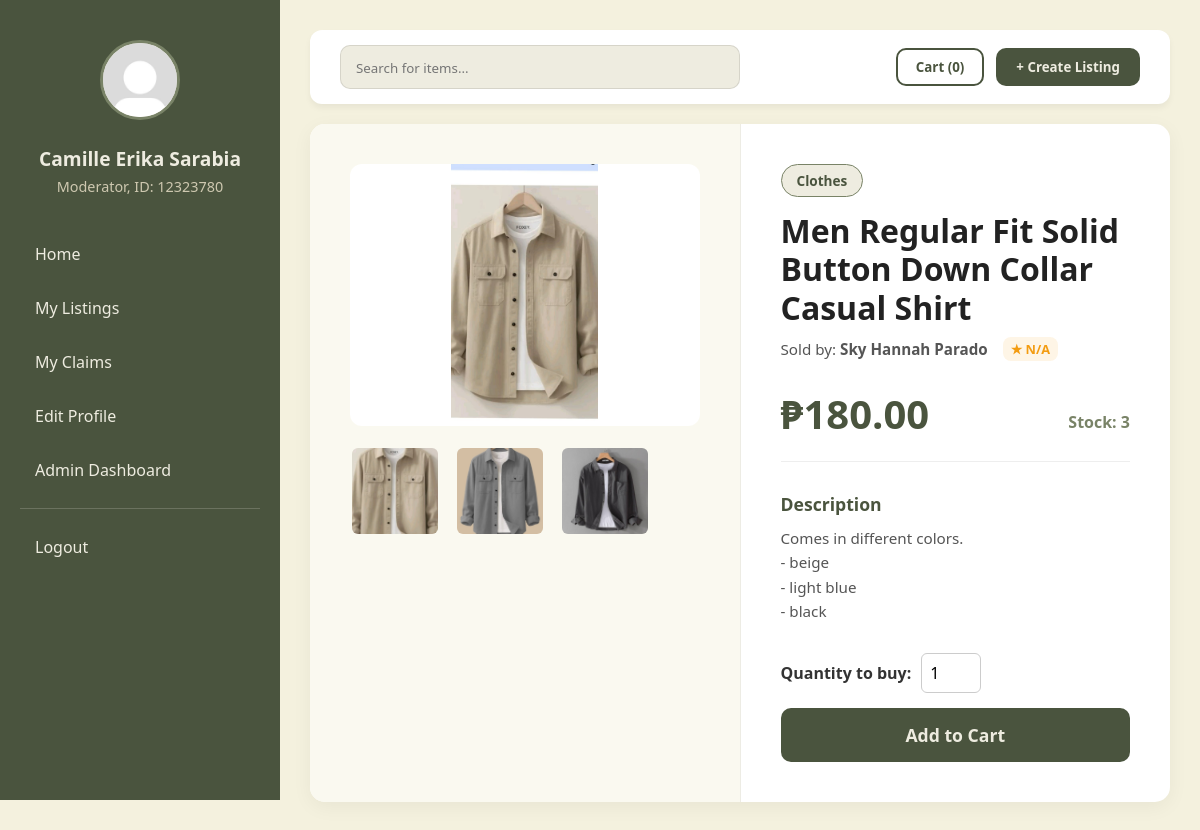
The page /viewitem.php?listing_id=2 (signed in) on the database its author committed.
### tables this page shows
CREATE TABLE `listings` (
  `listing_id` int NOT NULL,
  `seller_id` int NOT NULL,
  `product_name` varchar(150) NOT NULL,
  `description` text NOT NULL,
  `price` decimal(10,2) NOT NULL,
  `quantity` int NOT NULL DEFAULT '1',
  `category1_id` int NOT NULL,
  `category2_id` int DEFAULT NULL,
  `category3_id` int DEFAULT NULL,
  `status` enum('Available','Reserved','Sold') DEFAULT 'Available',
  `is_removed` tinyint(1) DEFAULT '0',
  `created_at` timestamp NULL DEFAULT CURRENT_TIMESTAMP,
  `updated_at` timestamp NULL DEFAULT CURRENT_TIMESTAMP ON UPDATE CURRENT_TIMESTAMP
);

### viewitem.php (the view, shortened to what this page needs)
<?php
require 'db.php';
$dlsu_id_number = $_SESSION["dlsu_id_number"];
$first_name = $_SESSION["first_name"];
$last_name = $_SESSION["last_name"];
$full_name = trim($first_name . " " . $last_name);
$role = $_SESSION["role"];
$profile_pic = "images/" . $_SESSION["profile_picture"];
$admin_role_id = intval($_SESSION["admin_role_id"]);
$listing_id = intval($_GET["listing_id"]);
$cart_count_query = "SELECT COUNT(*) AS count
                     FROM cart
                     WHERE buyer_id = ?";
$stmt = $conn->prepare($cart_count_query);
$stmt->bind_param("i", $user_id);
$stmt->execute();
$cart_count_result = $stmt->get_result();
$cart_count = 0;
if ($cart_count_result->num_rows > 0) {
    $count_row = $cart_count_result->fetch_assoc();
    $cart_count = $count_row["count"];
}
$item_query = "SELECT c1.category_name AS cat1, c2.category_name AS cat2, c3.category_name AS cat3,
                      CONCAT(u.first_name, ' ', u.last_name) AS seller_name, IFNULL(ROUND(AVG(r.rating_value), 1), 0) AS avg_rating,
                      l.listing_id, l.seller_id, l.product_name, l.price, l.quantity, l.description, l.status
                FROM listings l
                LEFT JOIN users u ON u.user_id = l.seller_id
                LEFT JOIN ratings r ON r.rated_user_id = u.user_id
                LEFT JOIN categories c1 ON c1.category_id = l.category1_id
                LEFT JOIN categories c2 ON c2.category_id = l.category2_id
                LEFT JOIN categories c3 ON c3.category_id = l.category3_id
                WHERE l.listing_id = ?
                GROUP BY l.listing_id";
$stmt = $conn->prepare($item_query);
$stmt->bind_param("i", $listing_id);
$stmt->execute();
$item_result = $stmt->get_result();
$item = $item_result->fetch_assoc();
$images = [];
$image_query = "SELECT image_path
                FROM listing_images
                WHERE listing_id = ?";
$stmt = $conn->prepare($image_query);
$stmt->bind_param("i", $listing_id);
$stmt->execute();
$image_result = $stmt->get_result();
if ($image_result->num_rows > 0) {
    while ($img_row = $image_result->fetch_assoc()) {
        $images[] = $img_row["image_path"];
    }
}
$main_image = !empty($images) ? $images[0] : null;
$categories = [];
if (!empty($item["cat1"])) $categories[] = $item["cat1"];
?>
<!DOCTYPE html>
<html lang="en">
<head>
    <link rel="stylesheet" href="stylesheets/home.css" />
    <link rel="stylesheet" href="stylesheets/viewitem.css" />
</head>
<body>
    <div class="dashboard-container">
        <aside class="sidebar">
            <div class="user-profile-section">
                <img src="<?php echo $profile_pic; ?>" alt="Profile" class="nav-logo">
                <div class="user-info-display">
                    <h2 class="user-name"><?php echo $full_name; ?></h2>
                    <p class="user-id"><?php echo "$role, ID: $dlsu_id_number"; ?></p>
                </div>
            </div>
            <nav class="nav-menu">
                <a href="home.php">Home</a>
                <a href="mylistings.php">My Listings</a>
                <a href="myclaims.php">My Claims</a>
                <a href="editprofile.php">Edit Profile</a>
                <?php if ($admin_role_id == 1 || $admin_role_id == 2): ?>
                    <a href="#">Admin Dashboard</a>
                <?php endif; ?>
                <hr class="nav-divider">
                <a href="logout.php" class="logout-link">Logout</a>
            </nav>
        </aside>
        <main class="main-content">
            <header class="top-bar" style="margin-bottom: 20px;">
                <form action="viewitem.php?listing_id=<?php echo $listing_id; ?>" method="POST" class="top-bar-form">
                    <div class="search-wrapper">
                        <input type="text" placeholder="Search for items...">
                    </div>
                    <div class="header-actions">
                        <button type="submit" class="cart-btn" name="action" value="viewcart">Cart (<?php echo $cart_count; ?>)</button>
                        <button type="submit" class="create-listing-btn" name="action" value="createlisting">+ Create Listing</button>
                    </div>
                </form>
            </header>
            <div class="item-container">
                <div class="image-section">
                    <div class="main-image-box">
                        <?php if (!empty($main_image)): ?>
                            <img src="<?php echo $main_image; ?>" alt="Main Product Image" class="main-img" id="mainImage">
                        <?php else: ?>
                            <div class="no-image-large">No Image Available</div>
                        <?php endif; ?>
                    </div>
                    <?php if (!empty($images)): ?>
                        <div class="thumbnail-row">
                            <?php foreach ($images as $img): ?>
                                <img src="<?php echo $img; ?>" alt="Thumbnail" class="thumbnail" onclick="document.getElementById('mainImage').src=this.src;">
                            <?php endforeach; ?>
                        </div>
                    <?php endif; ?>
                </div>
                <div class="details-section">
                    <div class="category-wrapper">
                        <?php foreach ($categories as $cat): ?>
                            <span class="category-badge"><?php echo $cat; ?></span>
                        <?php endforeach; ?>
                    </div>
                    <h1 class="product-title"><?php echo $item["product_name"]; ?></h1>
                    <div class="seller-info">
                        <span>Sold by: <strong><?php echo $item["seller_name"]; ?></strong></span>
                        <?php if ($item["avg_rating"] > 0): ?>
                            <span class="seller-rating">★ <?php echo number_format($item["avg_rating"], 1); ?></span>
                        <?php else: ?>
                            <span class="seller-rating">★ N/A</span>
                        <?php endif; ?>
                    </div>
                    <div class="price-box">
                        <h2 class="price">₱<?php echo number_format($item["price"], 2); ?></h2>
                        <span class="stock">Stock: <?php echo intval($item["quantity"]); ?></span>
                    </div>
                    <div class="description-box">
                        <h3>Description</h3>
                        <p><?php echo nl2br($item["description"]); ?></p>
                    </div>
                    <?php if ($item["seller_id"] == $user_id): ?>
                        <div style="background: #e8e6d9; color: #4a543e; padding: 15px; border-radius: 10px; text-align: center; font-weight: bold; border: 1px dashed #798367;">
                            This is your own listing!
                        </div>
                    <?php else: ?>
                        <form action="cart_action.php" method="POST" class="purchase-form">
                            <div class="qty-input">
                                <label for="buy_qty">Quantity to buy:</label>
                                <input type="number" id="buy_qty" name="buy_qty" min="1" max="<?php echo intval($item["quantity"]); ?>" value="1" required>
                            </div>
                            <button type="submit" class="add-cart-btn">Add to Cart</button>
                        </form>
                    <?php endif; ?>
                </div>
            </div>
        </main>
    </div>
</body>
</html>

### stylesheets/home.css (style rules this page uses)
* { box-sizing: border-box; margin: 0; padding: 0; font-family: "Segoe UI", Tahoma, Geneva, Verdana, sans-serif; }
body { background-color: #f4f1de; color: #333; }
.dashboard-container { display: flex; min-height: 100vh; }
.sidebar { width: 280px; background-color: #4a543e; color: #eeece0; padding: 40px 20px; position: fixed; height: 100vh; display: flex; flex-direction: column; }
.user-profile-section { text-align: center; margin-bottom: 35px; }
.nav-logo { width: 80px; height: 80px; border-radius: 50%; border: 3px solid #798367; margin-bottom: 15px; object-fit: cover; background-color: #eeece0; }
.user-name { font-size: 1.2rem; margin: 5px 0; color: #eeece0; }
.user-id { font-size: 0.9rem; color: #cec8b0; font-weight: 400; }
.nav-menu a { color: #eeece0; text-decoration: none; padding: 12px 15px; display: block; border-radius: 8px; margin-bottom: 8px; transition: 0.2s; }
.nav-divider { border: 0; border-top: 1px solid rgba(238, 236, 224, 0.2); margin: 15px 0; }
.main-content { margin-left: 280px; flex: 1; padding: 30px; }
.top-bar { display: flex; justify-content: space-between; align-items: center; padding: 15px 30px; background: #fff; border-radius: 12px; box-shadow: 0 4px 6px rgba(0, 0, 0, 0.05); margin-bottom: 30px; }
.search-wrapper { background: #eeece0; padding: 10px 15px; border-radius: 10px; width: 50%; border: 1px solid rgba(0, 0, 0, 0.1); }
.search-wrapper input { border: none; background: transparent; width: 100%; outline: none; color: #333; }
.header-actions { display: flex; gap: 12px; }
.cart-btn { background: transparent; border: 2px solid #4a543e; color: #4a543e; padding: 8px 18px; border-radius: 10px; font-weight: 600; cursor: pointer; transition: 0.3s; }
.create-listing-btn { background: #4a543e; color: #eeece0; border: none; padding: 10px 20px; border-radius: 10px; font-weight: 600; cursor: pointer; }
.seller-rating { font-size: 0.8rem; font-weight: 700; color: #f39c12; background: rgba(243, 156, 18, 0.1); padding: 3px 8px; border-radius: 8px; white-space: nowrap; }

### stylesheets/viewitem.css (style rules this page uses)
.top-bar-form { display: flex; width: 100%; justify-content: space-between; align-items: center; }
.item-container { background: #fff; border-radius: 15px; box-shadow: 0 5px 20px rgba(0,0,0,0.05); display: flex; overflow: hidden; min-height: calc(100vh - 140px); }
.image-section { flex: 1; max-width: 55%; padding: 40px; background: #faf9f0; border-right: 1px solid rgba(0,0,0,0.05); display: flex; flex-direction: column; }
.main-image-box { width: 100%; height: auto; aspect-ratio: 4 / 3; border-radius: 12px; overflow: hidden; margin-bottom: 20px; background: #cec8b0; }
.main-img { width: 100%; height: 100%; object-fit: contain; background: #fff; }
.thumbnail-row { display: flex; gap: 15px; flex-wrap: wrap; }
.thumbnail { width: 90px; height: 90px; object-fit: cover; border-radius: 8px; cursor: pointer; border: 2px solid transparent; transition: 0.2s; }
.details-section { flex: 1; padding: 40px; display: flex; flex-direction: column; }
.category-wrapper { display: flex; gap: 10px; flex-wrap: wrap; margin-bottom: 15px; }
.category-badge { background: #eeece0; color: #4a543e; padding: 6px 15px; border-radius: 20px; font-size: 0.85rem; font-weight: 700; border: 1px solid #798367; }
.product-title { font-size: 2rem; color: #222; margin-bottom: 10px; line-height: 1.2; }
.seller-info { display: flex; gap: 15px; margin-bottom: 25px; font-size: 0.95rem; color: #555; align-items: center; }
.price-box { display: flex; justify-content: space-between; align-items: flex-end; margin-bottom: 30px; padding-bottom: 20px; border-bottom: 1px solid #eee; }
.price { font-size: 2.5rem; color: #4a543e; }
.stock { font-size: 1rem; color: #798367; font-weight: 600; margin-bottom: 8px; }
.description-box { flex-grow: 1; margin-bottom: 30px; }
.description-box h3 { font-size: 1.1rem; color: #4a543e; margin-bottom: 10px; }
.description-box p { color: #555; line-height: 1.6; font-size: 0.95rem; }
.purchase-form { display: flex; flex-direction: column; gap: 15px; }
.qty-input { display: flex; align-items: center; gap: 10px; font-weight: 600; color: #333; }
.qty-input input { width: 60px; padding: 8px; border: 1px solid #ccc; border-radius: 6px; font-size: 1rem; outline: none; }
.add-cart-btn { background: #4a543e; color: #eeece0; border: none; padding: 15px; font-size: 1.1rem; font-weight: bold; border-radius: 10px; cursor: pointer; transition: 0.3s; }

### rows shown on the page
listings: product_name "Men Regular Fit Solid Button Down Collar Casual Shirt", price "180.00", quantity "3", description "Comes in different colors. - beige - light blue - black"

### other values the page prints
$full_name "Camille Erika Sarabia"
$role "Moderator"
$dlsu_id_number "12323780"
$cart_count "0"
$cat "Clothes"
$item["seller_name"] "Sky Hannah Parado"
